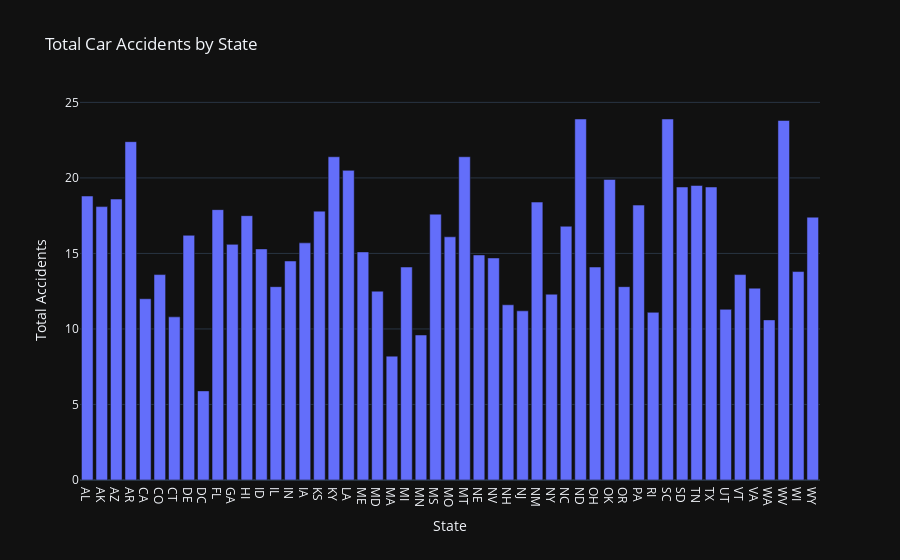

The code cell stored with this chart in its notebook:
### Code cell
px.bar(df, x="abbrev", y="total", title='Total Car Accidents by State',
       labels={'abbrev': 'State', 'total': 'Total Accidents'} , template='plotly_dark' )

### Figure 1 — Plotly figure (JSON) as saved in the notebook; plotly's stock layout.template omitted (floating-point values rounded to 4 significant figures)
{"data": [{"hovertemplate": "State=%{x}<br>Total Accidents=%{y}<extra></extra>", "legendgroup": "", "marker": {"color": "#636efa", "pattern": {"shape": ""}}, "name": "", "orientation": "v", "showlegend": false, "textposition": "auto", "type": "bar", "x": ["AL", "AK", "AZ", "AR", "CA", "CO", "CT", "DE", "DC", "FL", "GA", "HI", "ID", "IL", "IN", "IA", "KS", "KY", "LA", "ME", "MD", "MA", "MI", "MN", "MS", "MO", "MT", "NE", "NV", "NH", "NJ", "NM", "NY", "NC", "ND", "OH", "OK", "OR", "PA", "RI", "SC", "SD", "TN", "TX", "UT", "VT", "VA", "WA", "WV", "WI", "WY"], "xaxis": "x", "y": [18.8, 18.1, 18.6, 22.4, 12.0, 13.6, 10.8, 16.2, 5.9, 17.9, 15.6, 17.5, 15.3, 12.8, 14.5, 15.7, 17.8, 21.4, 20.5, 15.1, 12.5, 8.2, 14.1, 9.6, 17.6, 16.1, 21.4, 14.9, 14.7, 11.6, 11.2, 18.4, 12.3, 16.8, 23.9, 14.1, 19.9, 12.8, 18.2, 11.1, 23.9, 19.4, 19.5, 19.4, 11.3, 13.6, 12.7, 10.6, 23.8, 13.8, 17.4], "yaxis": "y"}], "layout": {"barmode": "relative", "legend": {"tracegroupgap": 0}, "title": {"text": "Total Car Accidents by State"}, "xaxis": {"anchor": "y", "domain": [0, 1], "title": {"text": "State"}}, "yaxis": {"anchor": "x", "domain": [0, 1], "title": {"text": "Total Accidents"}}}}
